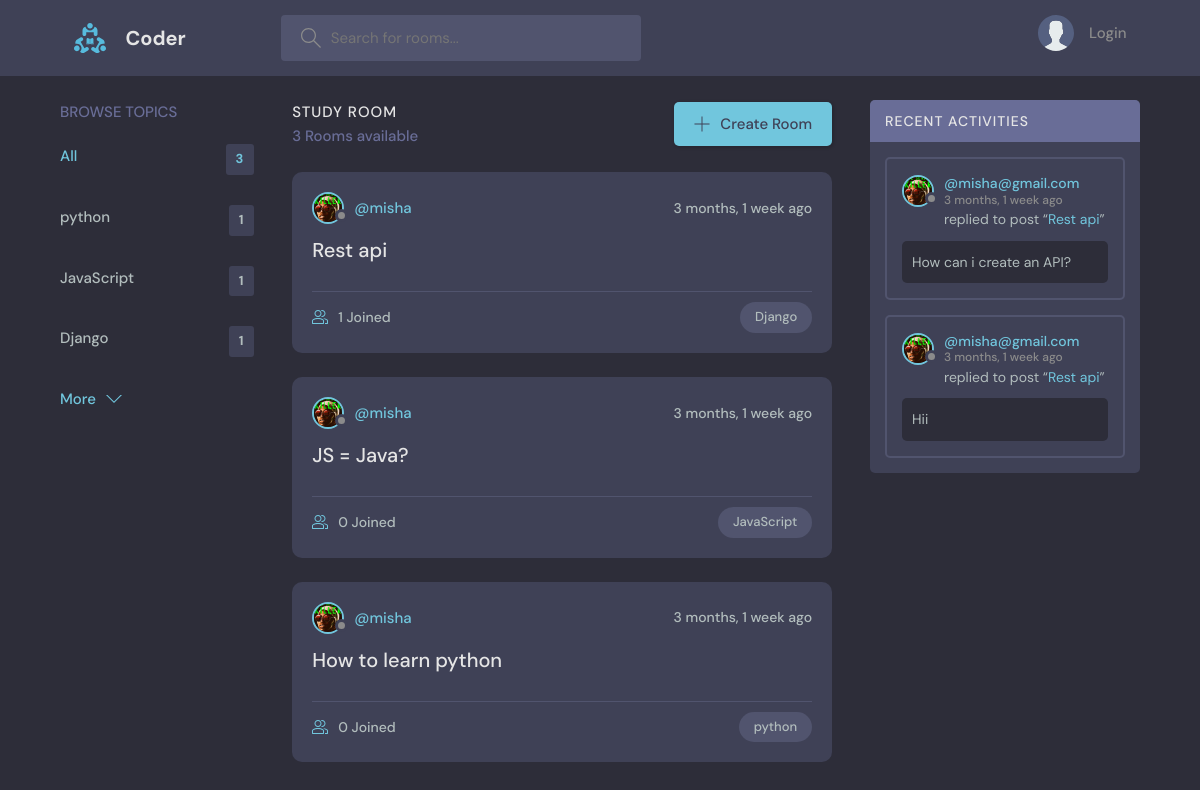
The page / on the database its author committed.
### base/models.py (models this page shows, shortened)
class Topic(models.Model):
    name = models.CharField(max_length=200)

class Room(models.Model):
    host = models.ForeignKey(User, on_delete=models.SET_NULL, null=True)
    topic = models.ForeignKey(Topic, on_delete=models.SET_NULL, null=True)
    name = models.CharField(max_length=200)
    description = models.TextField(null=True, blank=True)
    participants = models.ManyToManyField(User, related_name='participants', blank=True)
    updated = models.DateTimeField(auto_now=True)
    created = models.DateTimeField(auto_now_add=True)
    class Meta:
        ordering = ['-updated' , '-created']
    def __str__(self):
        return self.name

class User(AbstractUser):
    name = models.CharField(max_length=200, null=True)
    email = models.EmailField(unique=True ,null=True)
    bio = models.TextField(null=True)
    avatar = models.ImageField(null=True, default='avatar.svg')
    USERNAME_FIELD = 'email'
    REQUIRED_FIELDS = []

class Message(models.Model):
    user = models.ForeignKey(User, on_delete=models.CASCADE)
    room = models.ForeignKey(Room, on_delete=models.CASCADE)
    body = models.TextField()
    updated = models.DateTimeField(auto_now=True)
    created = models.DateTimeField(auto_now_add=True)
    class Meta:
        ordering = ['-updated' , '-created']

### base/views.py (the view)
# urls.py: path('', views.home, name='home'),
def home(request):
    q = request.GET.get('q') if request.GET.get('q') != None else '' #if in q there is smth we filter rooms by q .  WE get this q from searching bar (name) or by topic's name  (topic_component line 11 and navbar line 16)
    rooms = Room.objects.filter(
        Q(topic__name__icontains=q) |
        Q(name__icontains=q) |
        Q(description__icontains=q)
    ) #we search for rooms that contains q in their topic's name
    topics = Topic.objects.all()[0:5]
    room_counter = rooms.count()
    room_messages = Message.objects.filter(Q(room__topic__name__icontains=q))
    context = {'rooms': rooms, 'topics': topics, 'room_counter': room_counter, 'room_messages': room_messages}
    return render(request, 'base/home.html', context)

### base/templates/base/home.html (shortened to what this page needs)
{% extends 'main.html'%}
{% block content %}
    <main class="layout layout--3">
      <div class="container">
        {% include 'base/topic_component.html' %}
        <div class="roomList">
          <div class="roomList__header">
            <div>
              <h2>Study Room</h2>
              <p>{{room_counter}} Rooms available</p>
            </div>
            <a class="btn btn--main" href="{% url 'create-room' %}">
              <svg version="1.1" xmlns="http://www.w3.org/2000/svg" width="32" height="32" viewBox="0 0 32 32">
                <title>add</title>
                <path
                  d="M16.943 0.943h-1.885v14.115h-14.115v1.885h14.115v14.115h1.885v-14.115h14.115v-1.885h-14.115v-14.115z"
                ></path>
              </svg>
              Create Room
            </a>
          </div>
          {% include 'base/feed_component.html' %}
        </div>
        {% include 'base/activity_component.html' %}
      </div>
    </main>
{% endblock %}

### base/templates/base/topic_component.html
<div class="topics">
    <div class="topics__header">
      <h2>Browse Topics</h2>
    </div>
    <ul class="topics__list">
      <li>
        <a href="{% url 'home' %}" class="active">All <span>{{topics.count}}</span></a>
      </li>
      {% for topic in topics %}
      <li>
        <a href="{% url 'home'%}?q={{topic.name}}">{{topic.name}} <span>{{topic.room_set.all.count}}</span></a>
      </li>
      {% endfor %}
    </ul>
    <a class="btn btn--link" href="{% url 'topics' %}">
      More
      <svg version="1.1" xmlns="http://www.w3.org/2000/svg" width="32" height="32" viewBox="0 0 32 32">
        <title>chevron-down</title>
        <path d="M16 21l-13-13h-3l16 16 16-16h-3l-13 13z"></path>
      </svg>
    </a>
  </div>

### base/templates/base/feed_component.html (shortened to what this page needs)
{% for room in rooms %}
<div class="roomListRoom">
    <div class="roomListRoom__header">
      <a href="{% url 'user-profile' room.host.id %}" class="roomListRoom__author">
        <div class="avatar avatar--small">
          <img src="{{room.host.avatar.url}}" />
        </div>
        <span>@{{room.host.username}}</span>
      </a>
      <div class="roomListRoom__actions">
        <span>{{room.created|timesince}} ago</span>
      </div>
    </div>
    <div class="roomListRoom__content">
      <a href="{% url 'room' room.id %}">{{room.name}}</a>
    </div>
    <div class="roomListRoom__meta">
      <a href="{% url 'room' room.id %}" class="roomListRoom__joined">
        {{room.participants.all.count}} Joined
      </a>
      <p class="roomListRoom__topic">{{room.topic.name}}</p>
    </div>
  </div>
{% endfor %}

### base/templates/base/activity_component.html (shortened to what this page needs)
<div class="activities">
    <div class="activities__header">
      <h2>Recent Activities</h2>
    </div>
{% for message in room_messages %}
    <div class="activities__box">
      <div class="activities__boxHeader roomListRoom__header">
        <a href="{% url 'user-profile' message.user.id %}" class="roomListRoom__author">
          <div class="avatar avatar--small">
            <img src="{{message.user.avatar.url}}" />
          </div>
          <p>
            @{{message.user}}
            <span>{{message.created|timesince}} ago</span>
          </p>
        </a>
      </div>
      <div class="activities__boxContent">
        <p>replied to post “<a href="{% url 'room' message.room.id %}">{{message.room}}</a>”</p>
        <div class="activities__boxRoomContent">
          {{message.body}}
        </div>
      </div>
    </div>
    {% endfor %}
  </div>

### rows shown on the page
Topic: name "python", room_set.all.count "1"
Topic: name "JavaScript", room_set.all.count "1"
Topic: name "Django", room_set.all.count "1"
Room: host.avatar (picture), host.username "misha", created "3 months, 1 week", name "Rest api", participants.all.count "1", topic.name "Django"
Room: host.avatar (picture), host.username "misha", created "3 months, 1 week", name "JS = Java?", participants.all.count "0", topic.name "JavaScript"
Room: host.avatar (picture), host.username "misha", created "3 months, 1 week", name "How to learn python", participants.all.count "0", topic.name "python"
Message: user.avatar (picture), user "misha@gmail.com", created "3 months, 1 week", room "Rest api", body "How can i create an API?"
Message: user.avatar (picture), user "misha@gmail.com", created "3 months, 1 week", room "Rest api", body "Hii"

### other values the page prints
{{ topics.count }} "3"
{{ room_counter }} "3"
